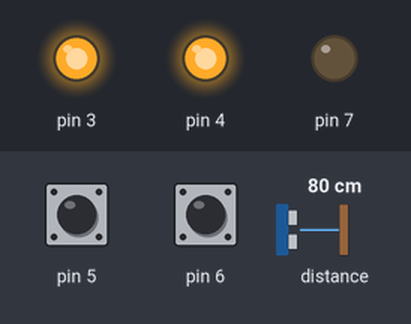
This program was run on a simulated Arduino Uno, built for the host (arithmetic inside an expression is 32-bit, double 64-bit). On the bench: output pins drawn as LEDs (lit = HIGH). The inputs (shaded band) are chosen by the test bench; at power-on: pin 5 HIGH, pin 6 HIGH, distance to the obstacle 80 cm.

Above: at 1.2 s.
1.3 s: pin 5 pulled LOW for 0.15 s
At 2.1 s:
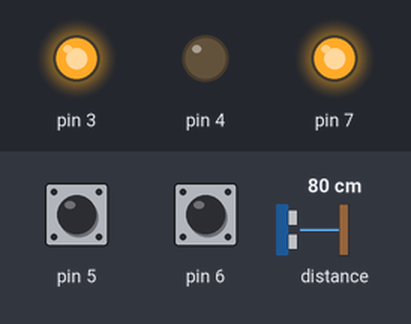
2.9 s: pin 6 pulled LOW for 0.15 s
At 4.1 s:
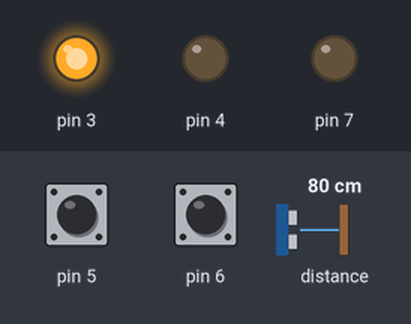
4.5 s: pin 6 pulled LOW for 1 s
At 5.3 s:
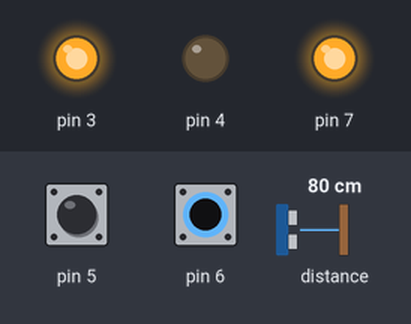
7.0 s: pin 6 pulled LOW for 3.2 s
At 8.1 s:
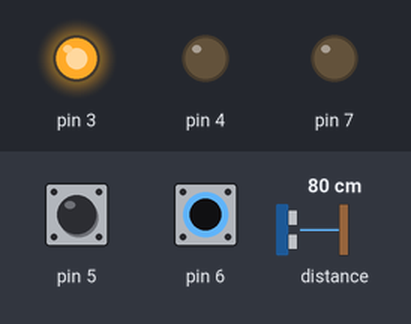
Timing chart, 0 to 10.0 s (numbered marks = the images above; inputs shaded):
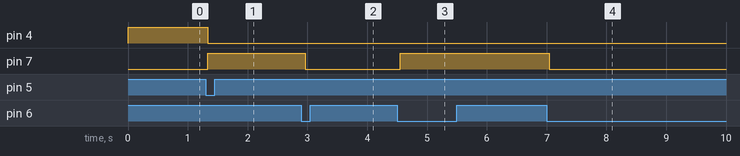

The program:

main.cpp
```cpp
#include <Arduino.h>
#include <Wire.h>
#include <VL53L1X.h>

// --- Debug Macro Configuration ---
#ifdef DEBUG_ENABLE
  #define DEBUG_BEGIN(baud)    Serial.begin(baud)
  #define DEBUG_PRINT(x)       Serial.print(x)
  #define DEBUG_PRINTLN(x)     Serial.println(x)
#else
  #define DEBUG_BEGIN(baud)
  #define DEBUG_PRINT(x)
  #define DEBUG_PRINTLN(x)
#endif

// Hardware Pin Configuration
constexpr uint8_t PIN_PAY_L      = PC0; // Input from RPi - successful payment when driven LOW
constexpr uint8_t PIN_SDA        = PC1;
constexpr uint8_t PIN_SCL        = PC2;
constexpr uint8_t PIN_XSHUT      = PC3;
constexpr uint8_t PIN_LED_L      = PC4; // Active Low LED
constexpr uint8_t PIN_TRIGGER    = PC5; // BT1 - Simulates PIN_PAY trigger
constexpr uint8_t PIN_MANUAL     = PC6; // BT2 - Manual Override Button for solenoid
constexpr uint8_t PIN_SOLENOID   = PC7; // solenoid output

// System Constants
constexpr uint16_t I2C_SPEED_KHZ           = 400000;
constexpr uint16_t DETECTION_THRESHOLD_MM  = 30;
constexpr uint32_t DEBOUNCE_DELAY_MS       = 30;
constexpr uint32_t POST_DETECTION_DELAY_MS = 3000;
constexpr uint8_t  CALIBRATION_SAMPLES     = 10;
constexpr uint16_t TOF_TIMING_BUDGET_US    = 20000;

VL53L1X sensor;

enum class SystemState {
    INIT,
    CALIBRATING,
    WAIT_FOR_TRIGGER,
    WAIT_FOR_BALL,
    POST_DETECTION_DELAY,
    ERROR
};

SystemState currentState = SystemState::INIT;
uint16_t baselineDistanceMm = 0;

uint32_t lastTriggerTime = 0;
uint32_t lastManualDebounceTime = 0;
uint32_t ballDetectedTime = 0;
bool lastManualBtnState = HIGH;
bool manualBtnHandled = false;

void setup() {
    DEBUG_BEGIN(115200);
    DEBUG_PRINTLN("SYS: Booting...");

    pinMode(PIN_PAY_L, INPUT_PULLUP);
    pinMode(PIN_TRIGGER, INPUT_PULLUP);
    pinMode(PIN_MANUAL, INPUT_PULLUP);

    pinMode(PIN_SOLENOID, OUTPUT);
    digitalWrite(PIN_SOLENOID, LOW);

    pinMode(PIN_LED_L, OUTPUT);
    digitalWrite(PIN_LED_L, HIGH); // LED OFF

    // 1. Hardware Reset the VL53L1X
    DEBUG_PRINTLN("SYS: Resetting ToF...");
    pinMode(PIN_XSHUT, OUTPUT);
    digitalWrite(PIN_XSHUT, LOW);
    delay(10);
    digitalWrite(PIN_XSHUT, HIGH);
    delay(10);

    // 2. Initialize I2C
    Wire.begin();
    Wire.setClock(I2C_SPEED_KHZ);

    // 3. Initialize Sensor
    sensor.setTimeout(500);
    if (!sensor.init()) {
        DEBUG_PRINTLN("ERR: ToF Init Failed!");
        currentState = SystemState::ERROR;
        return;
    }

    sensor.setDistanceMode(VL53L1X::Short);
    sensor.setMeasurementTimingBudget(TOF_TIMING_BUDGET_US);
    sensor.startContinuous(TOF_TIMING_BUDGET_US / 1000);

    DEBUG_PRINTLN("SYS: Calibration started.");
    currentState = SystemState::CALIBRATING;
}

void loop() {
    // --- Global Manual Override Evaluation ---
    bool currentBtnState = digitalRead(PIN_MANUAL);
    if (currentBtnState != lastManualBtnState) {
        lastManualDebounceTime = millis();
    }

    if ((millis() - lastManualDebounceTime) > DEBOUNCE_DELAY_MS) {
        if (currentBtnState == LOW && !manualBtnHandled) {
            bool isSolenoidOn = digitalRead(PIN_SOLENOID);
            digitalWrite(PIN_SOLENOID, !isSolenoidOn);

            DEBUG_PRINT("EVT: Solenoid Manual ");
            DEBUG_PRINTLN(!isSolenoidOn ? "ON" : "OFF");

            manualBtnHandled = true;
        } else if (currentBtnState == HIGH) {
            manualBtnHandled = false;
        }
    }
    lastManualBtnState = currentBtnState;

    // --- Core State Machine ---
    switch (currentState) {
        case SystemState::INIT:
            break;

        case SystemState::CALIBRATING: {
            uint32_t sum = 0;
            uint8_t validSamples = 0;

            for (uint8_t i = 0; i < CALIBRATION_SAMPLES; i++) {
                sensor.read();
                if (!sensor.timeoutOccurred()) {
                    sum += sensor.ranging_data.range_mm;
                    validSamples++;
                }
            }

            if (validSamples > (CALIBRATION_SAMPLES / 2)) {
                baselineDistanceMm = sum / validSamples;

                DEBUG_PRINT("SYS: Calibration OK. Baseline: ");
                DEBUG_PRINT(baselineDistanceMm);
                DEBUG_PRINTLN(" mm");

                currentState = SystemState::WAIT_FOR_TRIGGER;
            } else {
                DEBUG_PRINTLN("ERR: Calibration failed.");
                currentState = SystemState::ERROR;
            }
            break;
        }

        case SystemState::WAIT_FOR_TRIGGER: {
            if (digitalRead(PIN_TRIGGER) == LOW || digitalRead(PIN_PAY_L) == LOW) {
                if (lastTriggerTime == 0) {
                    lastTriggerTime = millis();
                } else if ((millis() - lastTriggerTime) > DEBOUNCE_DELAY_MS) {
                    digitalWrite(PIN_LED_L, LOW); // LED ON
                    digitalWrite(PIN_SOLENOID, HIGH);
                    lastTriggerTime = 0;

                    DEBUG_PRINTLN("EVT: Trigger Armed.");
                    currentState = SystemState::WAIT_FOR_BALL;
                }
            } else {
                lastTriggerTime = 0;
            }
            break;
        }

        case SystemState::WAIT_FOR_BALL: {
            sensor.read();
            if (!sensor.timeoutOccurred()) {
                uint16_t currentDistance = sensor.ranging_data.range_mm;

                if (currentDistance < (baselineDistanceMm - DETECTION_THRESHOLD_MM)) {
                    DEBUG_PRINT("EVT: Ball Detected! Dist: ");
                    DEBUG_PRINT(currentDistance);
                    DEBUG_PRINTLN(" mm. Starting delay.");

                    ballDetectedTime = millis(); // Record detection time
                    currentState = SystemState::POST_DETECTION_DELAY;
                }
            }
            break;
        }

        case SystemState::POST_DETECTION_DELAY: {
            // Wait for the configured delay before turning off the solenoid
            if ((millis() - ballDetectedTime) >= POST_DETECTION_DELAY_MS) {
                digitalWrite(PIN_LED_L, HIGH); // LED OFF
                digitalWrite(PIN_SOLENOID, LOW);

                DEBUG_PRINTLN("EVT: Post-detection delay complete.");
                currentState = SystemState::WAIT_FOR_TRIGGER;
            }
            break;
        }

        case SystemState::ERROR:
            digitalWrite(PIN_LED_L, !digitalRead(PIN_LED_L));
            delay(250);
            break;
    }
}
```

Measured:
- after the input at 1.3 s, pin 4: HIGH → LOW at once; pin 7: LOW → HIGH at once
- after the input at 2.9 s, pin 7: HIGH → LOW after 0.06 s
- after the input at 4.5 s, pin 7: LOW → HIGH after 0.05 s
- after the input at 7.0 s, pin 7: HIGH → LOW after 0.05 s
